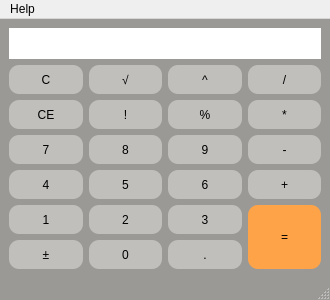
<?xml version="1.0" encoding="UTF-8"?>
<ui version="4.0">
 <class>calculator</class>
 <widget class="QMainWindow" name="calculator">
  <property name="geometry">
   <rect>
    <x>0</x>
    <y>0</y>
    <width>330</width>
    <height>300</height>
   </rect>
  </property>
  <property name="sizePolicy">
   <sizepolicy hsizetype="Preferred" vsizetype="Preferred">
    <horstretch>0</horstretch>
    <verstretch>0</verstretch>
   </sizepolicy>
  </property>
  <property name="minimumSize">
   <size>
    <width>330</width>
    <height>300</height>
   </size>
  </property>
  <property name="maximumSize">
   <size>
    <width>330</width>
    <height>300</height>
   </size>
  </property>
  <property name="windowTitle">
   <string>calculator</string>
  </property>
  <property name="styleSheet">
   <string notr="true">QMainWindow{
	background-color:rgb(154, 153, 150);
}</string>
  </property>
  <widget class="QWidget" name="centralwidget">
   <layout class="QGridLayout" name="gridLayout">
    <item row="4" column="2">
     <widget class="QPushButton" name="ButtonPer">
      <property name="sizePolicy">
       <sizepolicy hsizetype="Minimum" vsizetype="Expanding">
        <horstretch>0</horstretch>
        <verstretch>0</verstretch>
       </sizepolicy>
      </property>
      <property name="styleSheet">
       <string notr="true">QPushButton {
	background-color: rgb(192, 191, 188);
	border: 0px;
	min-width: 2em;
	padding: 5px;
	border-radius: 10px;
	
	color: rgb(0, 0, 0);
}

QPushButton:pressed {
	background-color: rgb(154, 153, 150);
}</string>
      </property>
      <property name="text">
       <string>%</string>
      </property>
     </widget>
    </item>
    <item row="8" column="0">
     <widget class="QPushButton" name="ButtonNeg">
      <property name="sizePolicy">
       <sizepolicy hsizetype="Minimum" vsizetype="Expanding">
        <horstretch>0</horstretch>
        <verstretch>0</verstretch>
       </sizepolicy>
      </property>
      <property name="styleSheet">
       <string notr="true">QPushButton {
	background-color: rgb(192, 191, 188);
	border: 0px;
	min-width: 2em;
	padding: 5px;
	border-radius: 10px;
	
	color: rgb(0, 0, 0);
}

QPushButton:pressed {
	background-color: rgb(154, 153, 150);
}</string>
      </property>
      <property name="text">
       <string>±</string>
      </property>
     </widget>
    </item>
    <item row="2" column="3">
     <widget class="QPushButton" name="ButtonDiv">
      <property name="sizePolicy">
       <sizepolicy hsizetype="Minimum" vsizetype="Expanding">
        <horstretch>0</horstretch>
        <verstretch>0</verstretch>
       </sizepolicy>
      </property>
      <property name="styleSheet">
       <string notr="true">QPushButton {
	background-color: rgb(192, 191, 188);
	border: 0px;
	min-width: 2em;
	padding: 5px;
	border-radius: 10px;
	
	color: rgb(0, 0, 0);
}

QPushButton:pressed {
	background-color: rgb(154, 153, 150);
}</string>
      </property>
      <property name="text">
       <string>/</string>
      </property>
      <property name="shortcut">
       <string>/</string>
      </property>
     </widget>
    </item>
    <item row="5" column="0">
     <widget class="QPushButton" name="Button7">
      <property name="sizePolicy">
       <sizepolicy hsizetype="Minimum" vsizetype="Expanding">
        <horstretch>0</horstretch>
        <verstretch>0</verstretch>
       </sizepolicy>
      </property>
      <property name="styleSheet">
       <string notr="true">QPushButton {
	background-color: rgb(192, 191, 188);
	border: 0px;
	min-width: 2em;
	padding: 5px;
	border-radius: 10px;
	
	color: rgb(0, 0, 0);
}

QPushButton:pressed {
	background-color: rgb(154, 153, 150);
}</string>
      </property>
      <property name="text">
       <string>7</string>
      </property>
      <property name="shortcut">
       <string>7</string>
      </property>
     </widget>
    </item>
    <item row="7" column="1">
     <widget class="QPushButton" name="Button2">
      <property name="sizePolicy">
       <sizepolicy hsizetype="Minimum" vsizetype="Expanding">
        <horstretch>0</horstretch>
        <verstretch>0</verstretch>
       </sizepolicy>
      </property>
      <property name="styleSheet">
       <string notr="true">QPushButton {
	background-color: rgb(192, 191, 188);
	border: 0px;
	min-width: 2em;
	padding: 5px;
	border-radius: 10px;
	
	color: rgb(0, 0, 0);
}

QPushButton:pressed {
	background-color: rgb(154, 153, 150);
}</string>
      </property>
      <property name="text">
       <string>2</string>
      </property>
      <property name="shortcut">
       <string>2</string>
      </property>
     </widget>
    </item>
    <item row="2" column="1">
     <widget class="QPushButton" name="ButtonSqrt">
      <property name="sizePolicy">
       <sizepolicy hsizetype="Minimum" vsizetype="Expanding">
        <horstretch>0</horstretch>
        <verstretch>0</verstretch>
       </sizepolicy>
      </property>
      <property name="styleSheet">
       <string notr="true">QPushButton {
	background-color: rgb(192, 191, 188);
	border: 0px;
	min-width: 2em;
	padding: 5px;
	border-radius: 10px;
	
	color: rgb(0, 0, 0);
}

QPushButton:pressed {
	background-color: rgb(154, 153, 150);
}</string>
      </property>
      <property name="text">
       <string>√</string>
      </property>
     </widget>
    </item>
    <item row="4" column="3">
     <widget class="QPushButton" name="ButtonMul">
      <property name="sizePolicy">
       <sizepolicy hsizetype="Minimum" vsizetype="Expanding">
        <horstretch>0</horstretch>
        <verstretch>0</verstretch>
       </sizepolicy>
      </property>
      <property name="styleSheet">
       <string notr="true">QPushButton {
	background-color: rgb(192, 191, 188);
	border: 0px;
	min-width: 2em;
	padding: 5px;
	border-radius: 10px;
	
	color: rgb(0, 0, 0);
}

QPushButton:pressed {
	background-color: rgb(154, 153, 150);
}</string>
      </property>
      <property name="text">
       <string>*</string>
      </property>
      <property name="shortcut">
       <string>*</string>
      </property>
     </widget>
    </item>
    <item row="4" column="0">
     <widget class="QPushButton" name="ButtonCE">
      <property name="sizePolicy">
       <sizepolicy hsizetype="Minimum" vsizetype="Expanding">
        <horstretch>0</horstretch>
        <verstretch>0</verstretch>
       </sizepolicy>
      </property>
      <property name="styleSheet">
       <string notr="true">QPushButton {
	background-color: rgb(192, 191, 188);
	border: 0px;
	min-width: 2em;
	padding: 5px;
	border-radius: 10px;
	
	color: rgb(0, 0, 0);
}

QPushButton:pressed {
	background-color: rgb(154, 153, 150);
}</string>
      </property>
      <property name="text">
       <string>CE</string>
      </property>
      <property name="shortcut">
       <string>Backspace</string>
      </property>
     </widget>
    </item>
    <item row="0" column="0" colspan="4">
     <widget class="QLabel" name="label">
      <property name="sizePolicy">
       <sizepolicy hsizetype="Preferred" vsizetype="Expanding">
        <horstretch>0</horstretch>
        <verstretch>0</verstretch>
       </sizepolicy>
      </property>
      <property name="maximumSize">
       <size>
        <width>16777215</width>
        <height>31</height>
       </size>
      </property>
      <property name="font">
       <font>
        <pointsize>20</pointsize>
       </font>
      </property>
      <property name="styleSheet">
       <string notr="true">QLabel{
	color: rgb(0, 0, 0);
	background-color: rgb(255, 255, 255);
}</string>
      </property>
      <property name="alignment">
       <set>Qt::AlignBottom|Qt::AlignRight|Qt::AlignTrailing</set>
      </property>
     </widget>
    </item>
    <item row="5" column="3">
     <widget class="QPushButton" name="ButtonSub">
      <property name="sizePolicy">
       <sizepolicy hsizetype="Minimum" vsizetype="Expanding">
        <horstretch>0</horstretch>
        <verstretch>0</verstretch>
       </sizepolicy>
      </property>
      <property name="styleSheet">
       <string notr="true">QPushButton {
	background-color: rgb(192, 191, 188);
	border: 0px;
	min-width: 2em;
	padding: 5px;
	border-radius: 10px;
	
	color: rgb(0, 0, 0);
}

QPushButton:pressed {
	background-color: rgb(154, 153, 150);
}</string>
      </property>
      <property name="text">
       <string>-</string>
      </property>
      <property name="shortcut">
       <string>-</string>
      </property>
     </widget>
    </item>
    <item row="6" column="0">
     <widget class="QPushButton" name="Button4">
      <property name="sizePolicy">
       <sizepolicy hsizetype="Minimum" vsizetype="Expanding">
        <horstretch>0</horstretch>
        <verstretch>0</verstretch>
       </sizepolicy>
      </property>
      <property name="styleSheet">
       <string notr="true">QPushButton {
	background-color: rgb(192, 191, 188);
	border: 0px;
	min-width: 2em;
	padding: 5px;
	border-radius: 10px;
	
	color: rgb(0, 0, 0);
}

QPushButton:pressed {
	background-color: rgb(154, 153, 150);
}</string>
      </property>
      <property name="text">
       <string>4</string>
      </property>
      <property name="shortcut">
       <string>4</string>
      </property>
     </widget>
    </item>
    <item row="6" column="2">
     <widget class="QPushButton" name="Button6">
      <property name="sizePolicy">
       <sizepolicy hsizetype="Minimum" vsizetype="Expanding">
        <horstretch>0</horstretch>
        <verstretch>0</verstretch>
       </sizepolicy>
      </property>
      <property name="styleSheet">
       <string notr="true">QPushButton {
	background-color: rgb(192, 191, 188);
	border: 0px;
	min-width: 2em;
	padding: 5px;
	border-radius: 10px;
	
	color: rgb(0, 0, 0);
}

QPushButton:pressed {
	background-color: rgb(154, 153, 150);
}</string>
      </property>
      <property name="text">
       <string>6</string>
      </property>
      <property name="shortcut">
       <string>6</string>
      </property>
     </widget>
    </item>
    <item row="2" column="2">
     <widget class="QPushButton" name="ButtonPow">
      <property name="sizePolicy">
       <sizepolicy hsizetype="Minimum" vsizetype="Expanding">
        <horstretch>0</horstretch>
        <verstretch>0</verstretch>
       </sizepolicy>
      </property>
      <property name="styleSheet">
       <string notr="true">QPushButton {
	background-color: rgb(192, 191, 188);
	border: 0px;
	min-width: 2em;
	padding: 5px;
	border-radius: 10px;
	
	color: rgb(0, 0, 0);
}

QPushButton:pressed {
	background-color: rgb(154, 153, 150);
}</string>
      </property>
      <property name="text">
       <string>^</string>
      </property>
      <property name="shortcut">
       <string>^</string>
      </property>
     </widget>
    </item>
    <item row="6" column="3">
     <widget class="QPushButton" name="ButtonAdd">
      <property name="sizePolicy">
       <sizepolicy hsizetype="Minimum" vsizetype="Expanding">
        <horstretch>0</horstretch>
        <verstretch>0</verstretch>
       </sizepolicy>
      </property>
      <property name="styleSheet">
       <string notr="true">QPushButton {
	background-color: rgb(192, 191, 188);
	border: 0px;
	min-width: 2em;
	padding: 5px;
	border-radius: 10px;
	
	color: rgb(0, 0, 0);
}

QPushButton:pressed {
	background-color: rgb(154, 153, 150);
}</string>
      </property>
      <property name="text">
       <string>+</string>
      </property>
      <property name="shortcut">
       <string>+</string>
      </property>
     </widget>
    </item>
    <item row="5" column="1">
     <widget class="QPushButton" name="Button8">
      <property name="sizePolicy">
       <sizepolicy hsizetype="Minimum" vsizetype="Expanding">
        <horstretch>0</horstretch>
        <verstretch>0</verstretch>
       </sizepolicy>
      </property>
      <property name="styleSheet">
       <string notr="true">QPushButton {
	background-color: rgb(192, 191, 188);
	border: 0px;
	min-width: 2em;
	padding: 5px;
	border-radius: 10px;
	
	color: rgb(0, 0, 0);
}

QPushButton:pressed {
	background-color: rgb(154, 153, 150);
}</string>
      </property>
      <property name="text">
       <string>8</string>
      </property>
      <property name="shortcut">
       <string>8</string>
      </property>
     </widget>
    </item>
    <item row="8" column="2">
     <widget class="QPushButton" name="ButtonDec">
      <property name="sizePolicy">
       <sizepolicy hsizetype="Minimum" vsizetype="Expanding">
        <horstretch>0</horstretch>
        <verstretch>0</verstretch>
       </sizepolicy>
      </property>
      <property name="styleSheet">
       <string notr="true">QPushButton {
	background-color: rgb(192, 191, 188);
	border: 0px;
	min-width: 2em;
	padding: 5px;
	border-radius: 10px;
	
	color: rgb(0, 0, 0);
}

QPushButton:pressed {
	background-color: rgb(154, 153, 150);
}</string>
      </property>
      <property name="text">
       <string>.</string>
      </property>
      <property name="shortcut">
       <string>.</string>
      </property>
     </widget>
    </item>
    <item row="6" column="1">
     <widget class="QPushButton" name="Button5">
      <property name="sizePolicy">
       <sizepolicy hsizetype="Minimum" vsizetype="Expanding">
        <horstretch>0</horstretch>
        <verstretch>0</verstretch>
       </sizepolicy>
      </property>
      <property name="styleSheet">
       <string notr="true">QPushButton {
	background-color: rgb(192, 191, 188);
	border: 0px;
	min-width: 2em;
	padding: 5px;
	border-radius: 10px;
	
	color: rgb(0, 0, 0);
}

QPushButton:pressed {
	background-color: rgb(154, 153, 150);
}</string>
      </property>
      <property name="text">
       <string>5</string>
      </property>
      <property name="shortcut">
       <string>5</string>
      </property>
     </widget>
    </item>
    <item row="5" column="2">
     <widget class="QPushButton" name="Button9">
      <property name="sizePolicy">
       <sizepolicy hsizetype="Minimum" vsizetype="Expanding">
        <horstretch>0</horstretch>
        <verstretch>0</verstretch>
       </sizepolicy>
      </property>
      <property name="styleSheet">
       <string notr="true">QPushButton {
	background-color: rgb(192, 191, 188);
	border: 0px;
	min-width: 2em;
	padding: 5px;
	border-radius: 10px;
	
	color: rgb(0, 0, 0);
}

QPushButton:pressed {
	background-color: rgb(154, 153, 150);
}</string>
      </property>
      <property name="text">
       <string>9</string>
      </property>
      <property name="shortcut">
       <string>9</string>
      </property>
     </widget>
    </item>
    <item row="7" column="2">
     <widget class="QPushButton" name="Button3">
      <property name="sizePolicy">
       <sizepolicy hsizetype="Minimum" vsizetype="Expanding">
        <horstretch>0</horstretch>
        <verstretch>0</verstretch>
       </sizepolicy>
      </property>
      <property name="styleSheet">
       <string notr="true">QPushButton {
	background-color: rgb(192, 191, 188);
	border: 0px;
	min-width: 2em;
	padding: 5px;
	border-radius: 10px;
	
	color: rgb(0, 0, 0);
}

QPushButton:pressed {
	background-color: rgb(154, 153, 150);
}</string>
      </property>
      <property name="text">
       <string>3</string>
      </property>
      <property name="shortcut">
       <string>3</string>
      </property>
     </widget>
    </item>
    <item row="8" column="1">
     <widget class="QPushButton" name="Button0">
      <property name="sizePolicy">
       <sizepolicy hsizetype="Minimum" vsizetype="Expanding">
        <horstretch>0</horstretch>
        <verstretch>0</verstretch>
       </sizepolicy>
      </property>
      <property name="styleSheet">
       <string notr="true">QPushButton {
	background-color: rgb(192, 191, 188);
	border: 0px;
	min-width: 2em;
	padding: 5px;
	border-radius: 10px;
	
	color: rgb(0, 0, 0);
}

QPushButton:pressed {
	background-color: rgb(154, 153, 150);
}</string>
      </property>
      <property name="text">
       <string>0</string>
      </property>
      <property name="shortcut">
       <string>0</string>
      </property>
     </widget>
    </item>
    <item row="7" column="3" rowspan="2">
     <widget class="QPushButton" name="ButtonEq">
      <property name="sizePolicy">
       <sizepolicy hsizetype="Minimum" vsizetype="Expanding">
        <horstretch>0</horstretch>
        <verstretch>0</verstretch>
       </sizepolicy>
      </property>
      <property name="styleSheet">
       <string notr="true">QPushButton {
	background-color: rgb(255, 163, 72);
	border: 0px;
	min-width: 2em;
	padding: 5px;
	border-radius: 10px;
	
	color: rgb(0, 0, 0);
}

QPushButton:pressed {
	background-color: rgb(255, 120, 0);
}</string>
      </property>
      <property name="text">
       <string>=</string>
      </property>
      <property name="shortcut">
       <string>Return</string>
      </property>
     </widget>
    </item>
    <item row="7" column="0">
     <widget class="QPushButton" name="Button1">
      <property name="sizePolicy">
       <sizepolicy hsizetype="Minimum" vsizetype="Expanding">
        <horstretch>0</horstretch>
        <verstretch>0</verstretch>
       </sizepolicy>
      </property>
      <property name="styleSheet">
       <string notr="true">QPushButton {
	background-color: rgb(192, 191, 188);
	border: 0px;
	min-width: 2em;
	padding: 5px;
	border-radius: 10px;
	
	color: rgb(0, 0, 0);
}

QPushButton:pressed {
	background-color: rgb(154, 153, 150);
}</string>
      </property>
      <property name="text">
       <string>1</string>
      </property>
      <property name="shortcut">
       <string>1</string>
      </property>
     </widget>
    </item>
    <item row="4" column="1">
     <widget class="QPushButton" name="ButtonFact">
      <property name="sizePolicy">
       <sizepolicy hsizetype="Minimum" vsizetype="Expanding">
        <horstretch>0</horstretch>
        <verstretch>0</verstretch>
       </sizepolicy>
      </property>
      <property name="styleSheet">
       <string notr="true">QPushButton {
	background-color: rgb(192, 191, 188);
	border: 0px;
	min-width: 2em;
	padding: 5px;
	border-radius: 10px;
	
	color: rgb(0, 0, 0);
}

QPushButton:pressed {
	background-color: rgb(154, 153, 150);
}</string>
      </property>
      <property name="text">
       <string>!</string>
      </property>
      <property name="shortcut">
       <string>!</string>
      </property>
     </widget>
    </item>
    <item row="2" column="0">
     <widget class="QPushButton" name="ButtonC">
      <property name="sizePolicy">
       <sizepolicy hsizetype="Minimum" vsizetype="Expanding">
        <horstretch>0</horstretch>
        <verstretch>0</verstretch>
       </sizepolicy>
      </property>
      <property name="styleSheet">
       <string notr="true">QPushButton {
	background-color: rgb(192, 191, 188);
	border: 0px;
	min-width: 2em;
	padding: 5px;
	border-radius: 10px;
	
	color: rgb(0, 0, 0);
}

QPushButton:pressed {
	background-color: rgb(154, 153, 150);
}</string>
      </property>
      <property name="text">
       <string>C</string>
      </property>
      <property name="shortcut">
       <string>Del</string>
      </property>
     </widget>
    </item>
   </layout>
  </widget>
  <widget class="QMenuBar" name="menubar">
   <property name="geometry">
    <rect>
     <x>0</x>
     <y>0</y>
     <width>330</width>
     <height>22</height>
    </rect>
   </property>
   <widget class="QMenu" name="menuHelp">
    <property name="title">
     <string>Help</string>
    </property>
    <addaction name="actionHelp_list"/>
   </widget>
   <addaction name="menuHelp"/>
  </widget>
  <widget class="QStatusBar" name="statusbar"/>
  <action name="actionOpen_help_menu">
   <property name="text">
    <string>Open help menu</string>
   </property>
  </action>
  <action name="actionHelp_list">
   <property name="text">
    <string>Help list</string>
   </property>
   <property name="shortcut">
    <string>Ctrl+H</string>
   </property>
  </action>
 </widget>
 <resources/>
 <connections/>
</ui>
